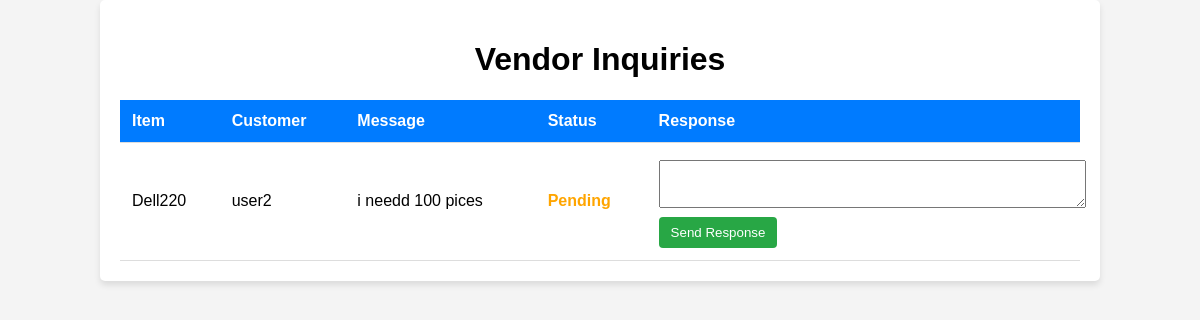
Screenshot of /vendor/vendor-inquiries/ (signed in) with the database file from the repository.
### user/models.py (models this page shows, shortened)
class Inquiry(models.Model):
    user = models.ForeignKey(settings.AUTH_USER_MODEL, on_delete=models.CASCADE)
    vendor = models.ForeignKey(settings.AUTH_USER_MODEL, related_name="vendor_inquiries", on_delete=models.CASCADE)
    item = models.ForeignKey('catalog.Item', on_delete=models.CASCADE)
    message = models.TextField()
    name = models.CharField(max_length=255)
    phone = models.CharField(max_length=20)
    email = models.EmailField()
    address = models.TextField()
    city = models.CharField(max_length=100)
    pin_code = models.CharField(max_length=10)
    state = models.CharField(max_length=100)
    country = models.CharField(max_length=100)
    created_at = models.DateTimeField(auto_now_add=True)

### catalog/models.py (models this page shows, shortened)
class Item(models.Model):
    category = models.ForeignKey(Category, on_delete=models.CASCADE, related_name='items')
    name = models.CharField(max_length=255)
    description = models.TextField()
    specification = models.TextField()
    photos = models.ImageField(upload_to='item_photos/')
    videos = models.FileField(upload_to='item_videos/', null=True, blank=True)
    custom_fields = models.JSONField(null=True, blank=True)
    published = models.BooleanField(default=False)
    vendor = models.ForeignKey(settings.AUTH_USER_MODEL, on_delete=models.CASCADE, null=True, blank=True)
    approved = models.BooleanField(default=False)
    created_at = models.DateTimeField(auto_now_add=True)
    approved_at = models.DateTimeField(null=True, blank=True)

### accounts/models.py (models this page shows)
class CustomUser(AbstractUser):
    ROLE_CHOICES = (
        ('user', 'User'),
        ('vendor', 'Vendor'),
    )
    role = models.CharField(max_length=10, choices=ROLE_CHOICES, default='user')
    is_email_verified = models.BooleanField(default=False)

### vendor/views.py (the view)
# urls.py: path('vendor-inquiries/', vendor_inquiries, name='vendor_inquiries'),
@login_required
def vendor_inquiries(request):
    inquiries = Inquiry.objects.filter(vendor=request.user)
    return render(request, 'vendor_inquiries.html', {'inquiries': inquiries})

### vendor/templates/vendor_inquiries.html (shortened to what this page needs)
<!DOCTYPE html>
<html lang="en">
<head>
</head>
<body>
    <div class="container">
        <h1>Vendor Inquiries</h1>
        {% if inquiries %}
            <table>
                <thead>
                    <tr>
                        <th>Item</th>
                        <th>Customer</th>
                        <th>Message</th>
                        <th>Status</th>
                        <th>Response</th>
                    </tr>
                </thead>
                <tbody>
                    {% for inquiry in inquiries %}
                        <tr>
                            <td>{{ inquiry.item.name }}</td>
                            <td>{{ inquiry.user.username }}</td>
                            <td>{{ inquiry.message }}</td>
                            <td class="status {% if inquiry.response %}responded{% else %}pending{% endif %}">
                                {% if inquiry.response %}
                                    Responded
                                {% else %}
                                    Pending
                                {% endif %}
                            </td>
                            <td>
                                {% if inquiry.response %}
                                    {{ inquiry.response }}
                                {% else %}
                                    <form class="response-form" method="POST" action="{% url 'vendor:vendor_reply' inquiry.id %}">
                                        <textarea name="response" required></textarea>
                                        <button type="submit" class="submit-btn">Send Response</button>
                                    </form>
                                {% endif %}
                            </td>
                        </tr>
                    {% endfor %}
                </tbody>
            </table>
        {% else %}
            <p>No inquiries found.</p>
        {% endif %}
    </div>
</body>
</html>

### vendor/templates/vendor_inquiries.html (style rules this page uses)
body { font-family: Arial, sans-serif; background-color: #f4f4f4; margin: 0; padding: 0; }
.container { width: 80%; margin: auto; padding: 20px; background: white; box-shadow: 0px 4px 6px rgba(0, 0, 0, 0.1); border-radius: 5px; }
h1 { text-align: center; }
table { width: 100%; border-collapse: collapse; margin-top: 20px; background: white; }
th, td { padding: 12px; text-align: left; border-bottom: 1px solid #ddd; }
th { background: #007bff; color: white; }
.status { font-weight: bold; }
.pending { color: orange; }
.response-form textarea { width: 100%; padding: 8px; margin-top: 5px; }
.submit-btn { background-color: #28a745; color: white; border: none; padding: 8px 12px; border-radius: 4px; cursor: pointer; margin-top: 5px; }

### rows the page displays
Inquiry: item.name "Dell220", user.username "user2", message "i needd 100 pices"
